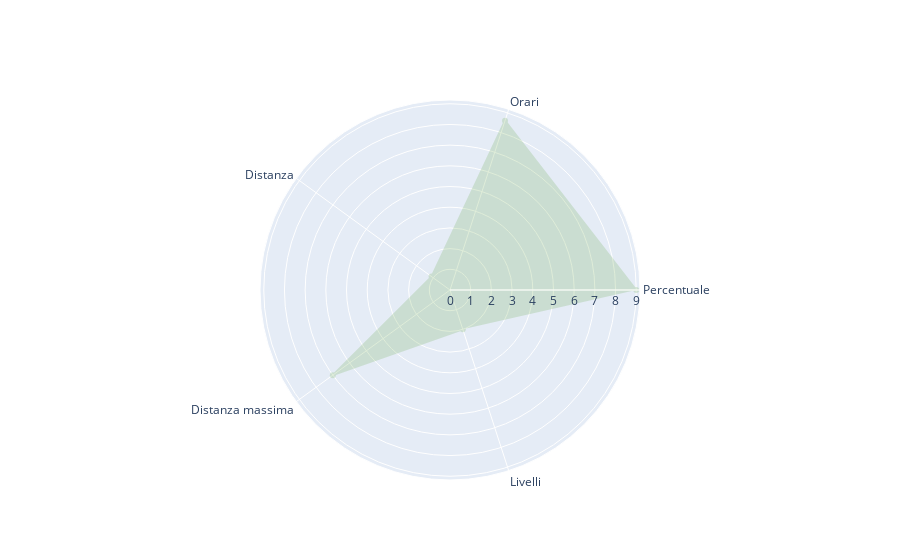

Notebook code for this chart:
### Code cell
fig = go.Figure()

def aggiungi_traccia(fig, df, colonna):
    fig.add_trace(go.Scatterpolar(
        r = df[colonna],
        theta = df["categorie"],
        fill = "toself",
        name = "Janeiro",
        line = dict(color = "#63A644"),
        fillcolor = "#63A644",
        opacity = 0.2
    ))

for x in df.columns[1:].to_list():
    aggiungi_traccia(fig, df, x)

fig.show()
#import plotly.io as pio
#pio.write_image(fig, 'grafico.png')

### Figure 1 — Plotly figure (JSON) as saved in the notebook; plotly's stock layout.template omitted (floating-point values rounded to 4 significant figures)
{"data": [{"fill": "toself", "fillcolor": "#63A644", "line": {"color": "#63A644"}, "name": "Janeiro", "opacity": 0.2, "r": [9, 8.6, 1.1, 7, 2], "theta": ["Percentuale", "Orari", "Distanza", "Distanza massima", "Livelli"], "type": "scatterpolar"}], "layout": {}}
